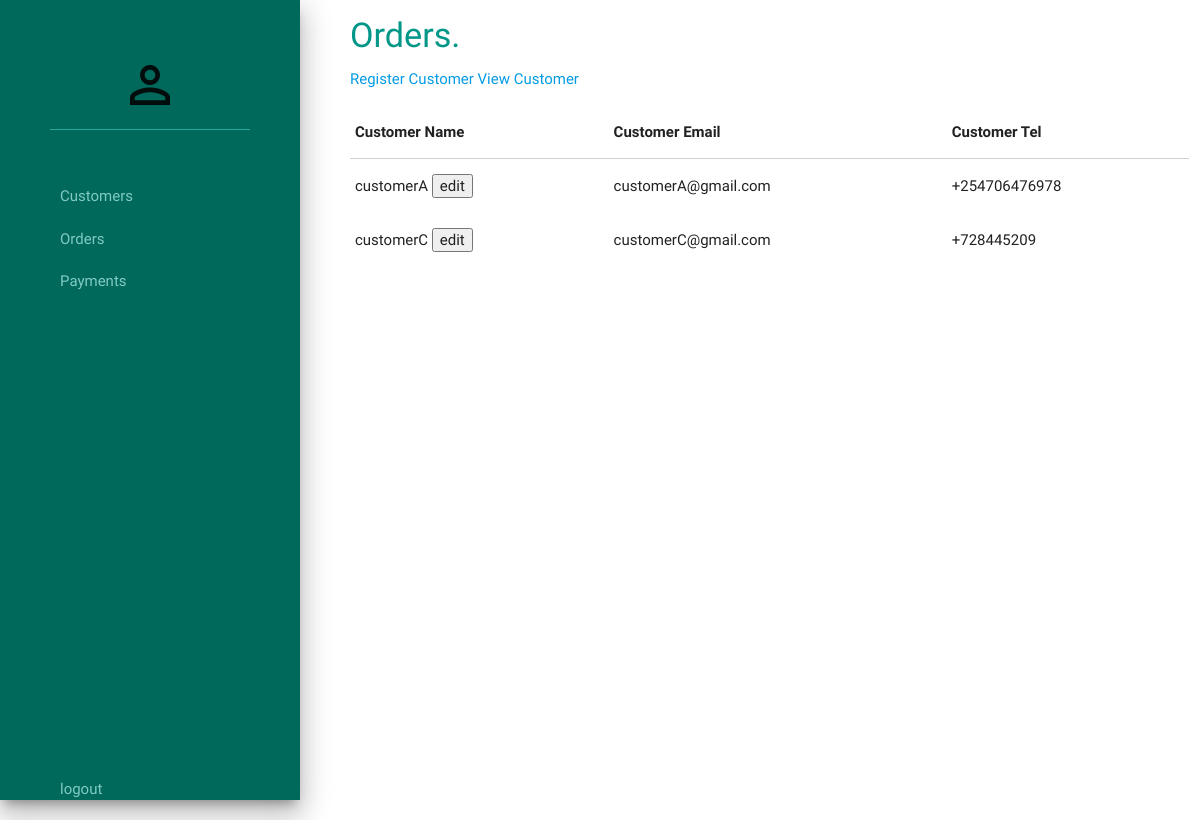
The app's page /view/customers/, older data.
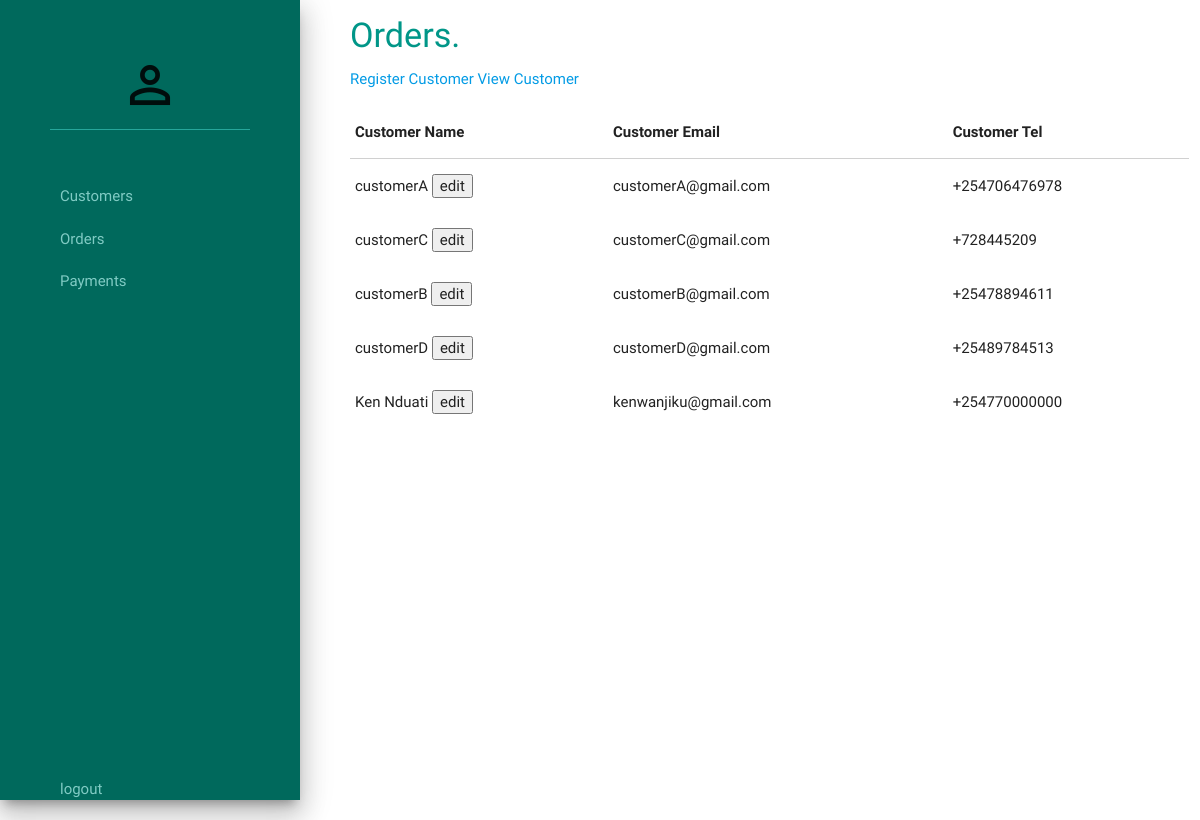
The same page, newer data.
### accounts/models.py (models this page shows, shortened)
class Customer(models.Model):
    customer_name = models.CharField(max_length=100)
    customer_email = models.EmailField(max_length=254, unique=True)
    customer_tel_no = models.CharField(max_length=100)
    customer_address = models.CharField(max_length=255)
    customer_physical_address = models.TextField()
    gold, silver = 'Gold', 'Silver'
    customer_type_choices = (
        (gold, 'GOLD'),
        (silver, 'SILVER'),
    )
    customer_class = models.CharField(
        max_length=15,
        choices=customer_type_choices,
        default=silver,
    )

### accounts/views.py (the view)
# urls.py: url(r'^view/customers/$', views.view_customers, name='view_customer'),
def view_customers(request):
    customers = get_all_customers()
    return render(request, 'accounts/customer_view.html', {'customers': customers})

### accounts/context_processors.py (called while the page is built)
def username_processor(request):
    username = request.user.username
    return {'username': username}

def furniture_processor(request):
    furniture = Furniture.objects.all()
    return {'furniture': furniture}

### accounts/customer.py (called while the page is built)
def get_all_customers():
    customers = Customer.objects.all()
    return customers

### accounts/templates/accounts/customer_view.html (shortened to what this page needs)
{% extends "./base.html" %}
{% block heading %}
<div class="heading">
    <h4>Orders.</h4>
</div>
{% endblock %}
{% block content%}
        <div>
            <a href="{% url 'accounts:customer_registration' %}">Register Customer</a>
            <a href="{% url 'accounts:view_customer' %}">View Customer</a>
        </div>
        <table>
              <thead>
                <tr>
                  <th>Customer Name</th>
                  <th>Customer Email</th>
                  <th>Customer Tel</th>
                </tr>
              </thead>
              <tbody>
              {% for customer in customers %}
                <tr>
                  <td name = "customer_name" >
                      <form action="{% url 'accounts:get_customer' %}" method="post">
                          {{ customer.customer_name }}
                          <input type="submit" value="edit">
                      </form>
                  </td>
                  <td name = "customer_email">{{ customer.customer_email }}</td>
                  <td name = "customer_tel">{{ customer.customer_tel_no }}</td>
                </tr>
              {% endfor %}
              </tbody>
        </table>
{% endblock %}

### accounts/templates/accounts/base.html (shortened to what this page needs)
<!DOCTYPE html>
<html lang="en">
<head>
    <link rel="stylesheet" href="/static/css/materialize.css"/>
    <link rel="stylesheet" href="/static/css/fp.css"/>
</head>
<body>
    <div class="row">
        <div id="sidebar" class="col s12 m3 l3 fill-vertical teal darken-3 z-depth-5">
            <div id="top-navigation" class="center-align">
                <i class="medium material-icons">perm_identity</i>
            </div>
            <div class="divider teal lighten-1"></div>
            <br><br>
            <div class="action-item ">
                 <a href="{% url 'accounts:customer_registration' %}">Customers</a>
            </div>
            <div class="action-item">
                <a href="{% url 'orders:all_orders' %}">Orders</a>
            </div>
            <div class="action-item">
                <a href="#">Payments</a>
            </div>
            <div id="logout" class="action-item">
                <a href="{% url 'accounts:logout' %}">logout</a>
            </div>
        </div>
        <div id="content" class="col s12 m9 l9 fill-vertical">
            {% block heading %}<h4>Carpenter Home</h4>{% endblock %}
            {% block content %}{% endblock %}
        </div>
    </div>
</body>
</html>

### accounts/static/css/fp.css (style rules this page uses)
body { overflow: hidden; }
.fill-vertical { height: 100vh; }
#sidebar { padding: 50px; }
#top-navigation { padding-top: 5px; }
.action-item>a { display: block; color: #80cbc4; padding: 10px; padding-left: 10px; }
#logout { position: absolute; bottom: 0; margin-bottom: 10px; }
#content { overflow-y: auto; padding-left: 50px; }
.heading>h4 { color: #009688; }

Row changes from the older to the newer data that the page shows:
added Customer: customer_name "customerB", customer_email "customerB@gmail.com", customer_tel_no "+25478894611"
added Customer: customer_name "customerD", customer_email "customerD@gmail.com", customer_tel_no "+25489784513"
added Customer: customer_name "Ken Nduati", customer_email "kenwanjiku@gmail.com", customer_tel_no "+254770000000"
